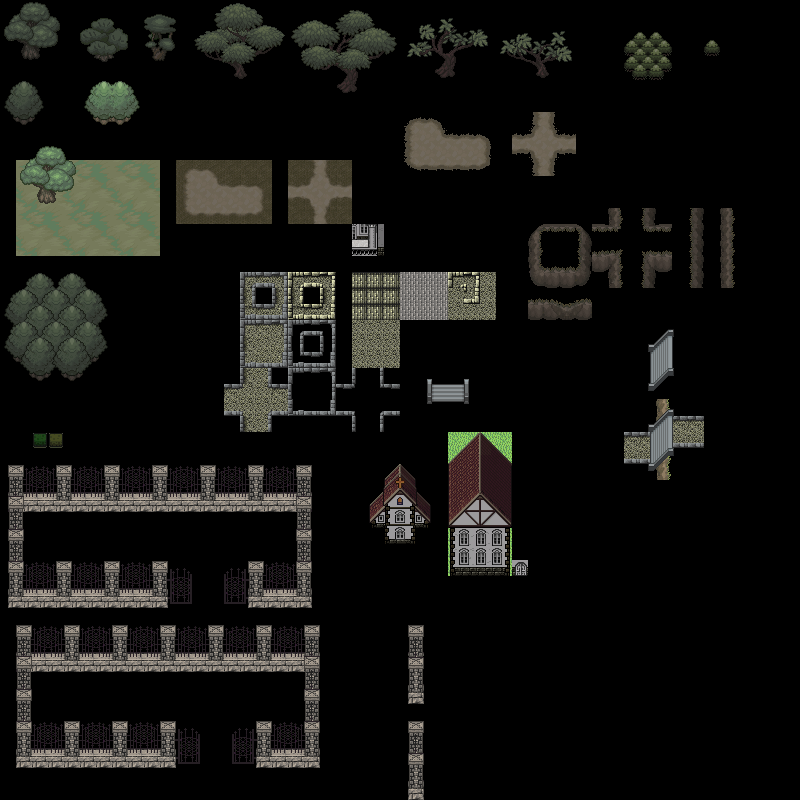

A 2D game scene composited from a Tiled map and its tileset images. What follows is a short description and the map's XML, with each tile layer's data collapsed to a summary:
An orthogonal 50x50 tile map with 16x16 px tiles, 11 tile layers (Vrstva dlaždic 1, Vrstva dlaždic 2, Vrstva dlaždic 3, Vrstva dlaždic 4, ...), 20 tilesets.

<map version="1.0" tiledversion="1.1.6" orientation="orthogonal" renderorder="right-down" width="50" height="50" tilewidth="16" tileheight="16" infinite="0" nextobjectid="1">
 <tileset firstgid="1" name="tree_d01" tilewidth="16" tileheight="16" tilecount="16" columns="4">
  <image source="tree_d01.png" width="64" height="64" />
 </tileset>
 <tileset firstgid="17" name="tree_d02c1" tilewidth="16" tileheight="16" tilecount="16" columns="4">
  <image source="tree_d02c1.png" width="64" height="64" />
 </tileset>
 <tileset firstgid="33" name="tree_d03c" tilewidth="16" tileheight="16" tilecount="16" columns="4">
  <image source="tree_d03c.png" width="64" height="64" />
 </tileset>
 <tileset firstgid="49" name="tree_d04c" tilewidth="16" tileheight="16" tilecount="30" columns="6">
  <image source="tree_d04c.png" width="96" height="80" />
 </tileset>
 <tileset firstgid="79" name="tree_d05c" tilewidth="16" tileheight="16" tilecount="42" columns="7">
  <image source="tree_d05c.png" width="112" height="96" />
 </tileset>
 <tileset firstgid="121" name="tree_d06c1" tilewidth="16" tileheight="16" tilecount="24" columns="6">
  <image source="tree_d06c1.png" width="96" height="64" />
 </tileset>
 <tileset firstgid="145" name="tree_d07c1" tilewidth="16" tileheight="16" tilecount="20" columns="5">
  <image source="tree_d07c1.png" width="80" height="64" />
 </tileset>
 <tileset firstgid="165" name="tree_d08c1" tilewidth="16" tileheight="16" tilecount="16" columns="4">
  <image source="tree_d08c1.png" width="64" height="64" />
 </tileset>
 <tileset firstgid="181" name="grass-darkpom" tilewidth="16" tileheight="16" tilecount="16" columns="4">
  <image source="grass-darkpom.png" width="75" height="68" />
 </tileset>
 <tileset firstgid="197" name="sand-darkpom" tilewidth="16" tileheight="16" tilecount="24" columns="6">
  <image source="sand-darkpom.png" width="96" height="64" />
 </tileset>
 <tileset firstgid="221" name="sanatorium-bracha-map" tilewidth="16" tileheight="16" tilecount="2500" columns="50">
  <image source="sanatorium-bracha-map.png" width="800" height="800" />
 </tileset>
 <tileset firstgid="2721" name="teren-dark" tilewidth="16" tileheight="16" tilecount="25" columns="5">
  <image source="teren-dark.png" width="80" height="80" />
 </tileset>
 <tileset firstgid="2746" name="tileset-sanatorium-bracha-map" tilewidth="16" tileheight="16" tilecount="10000" columns="100">
  <image source="tileset-sanatorium-bracha-map.png" width="1600" height="1600" />
 </tileset>
 <tileset firstgid="12746" name="trees-set01" tilewidth="16" tileheight="16" tilecount="2500" columns="50">
  <image source="trees-set01.png" width="800" height="800" />
 </tileset>
 <tileset firstgid="15246" name="knihovna-pom" tilewidth="16" tileheight="16" tilecount="1110" columns="37">
  <image source="knihovna-pom.png" width="600" height="485" />
 </tileset>
 <tileset firstgid="16356" name="trees-dark" tilewidth="16" tileheight="16" tilecount="2500" columns="50">
  <image source="trees-dark.png" width="800" height="800" />
 </tileset>
 <tileset firstgid="18856" name="trees-dark-old" tilewidth="16" tileheight="16" tilecount="2500" columns="50">
  <image source="trees-dark-old.png" width="800" height="800" />
 </tileset>
 <tileset firstgid="21356" name="sanatorium-pom" tilewidth="16" tileheight="16" tilecount="2500" columns="50">
  <image source="sanatorium-pom.png" width="800" height="800" />
 </tileset>
 <tileset firstgid="23856" name="a_les09" tilewidth="16" tileheight="16" tilecount="400" columns="20">
  <image source="a_les09.png" width="320" height="320" />
 </tileset>
 <tileset firstgid="24256" name="trees04" tilewidth="16" tileheight="16" tilecount="400" columns="20">
  <image source="trees04.png" width="320" height="320" />
 </tileset>
 <layer name="Vrstva dlaždic 1" width="50" height="50">
  <data>[2500 cells, 306 non-empty, 280 distinct tile ids]</data>
 </layer>
 <layer name="Vrstva dlaždic 2" width="50" height="50">
  <data>[2500 cells, 175 non-empty, 122 distinct tile ids]</data>
 </layer>
 <layer name="Vrstva dlaždic 3" width="50" height="50">
  <data>[2500 cells, 6 non-empty, 6 distinct tile ids]</data>
 </layer>
 <layer name="Vrstva dlaždic 4" width="50" height="50">
  <data>[2500 cells, 6 non-empty, 3 distinct tile ids]</data>
 </layer>
 <layer name="Vrstva dlaždic 5" width="50" height="50">
  <data>[2500 cells, 12 non-empty, 12 distinct tile ids]</data>
 </layer>
 <layer name="Vrstva dlaždic 6" width="50" height="50">
  <data>[2500 cells, 12 non-empty, 12 distinct tile ids]</data>
 </layer>
 <layer name="Vrstva dlaždic 7" width="50" height="50">
  <data>[2500 cells, 28 non-empty, 12 distinct tile ids]</data>
 </layer>
 <layer name="Vrstva dlaždic 8" width="50" height="50">
  <data>[2500 cells, 6 non-empty, 3 distinct tile ids]</data>
 </layer>
 <layer name="Vrstva dlaždic 9" width="50" height="50">
  <data>[2500 cells, 15 non-empty, 9 distinct tile ids]</data>
 </layer>
 <layer name="Vrstva dlaždic 10" width="50" height="50">
  <data>[2500 cells, 247 non-empty, 79 distinct tile ids]</data>
 </layer>
 <layer name="Vrstva dlaždic 11" width="50" height="50">
  <data>[2500 cells, 2459 non-empty, 2456 distinct tile ids]</data>
 </layer>
</map>
